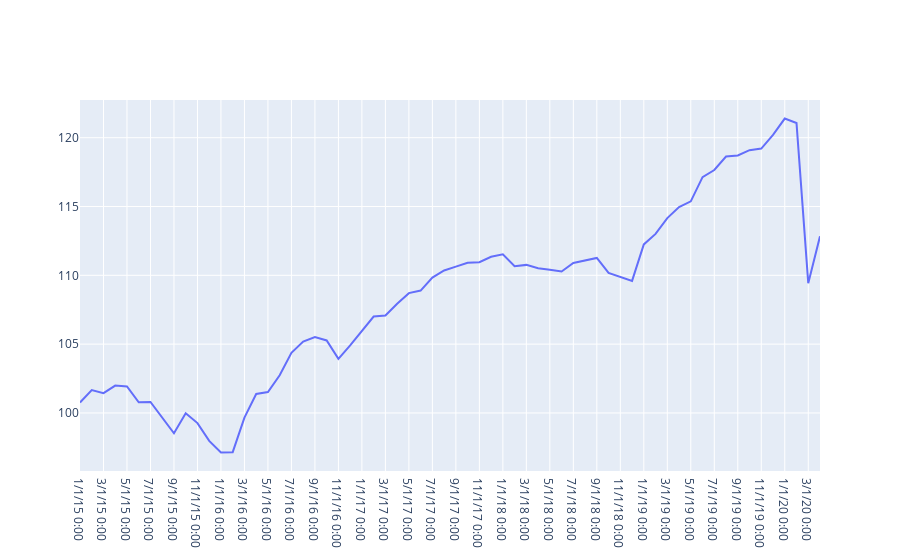

Notebook code for this chart:
### Markdown cell above
# Plot for Morning Multi Compound ($100 invested)

### Code cell
fig4 = go.Figure([go.Scatter(x=data['Date'],y=data['Morning Multi Compound']) ])
fig4.show()
